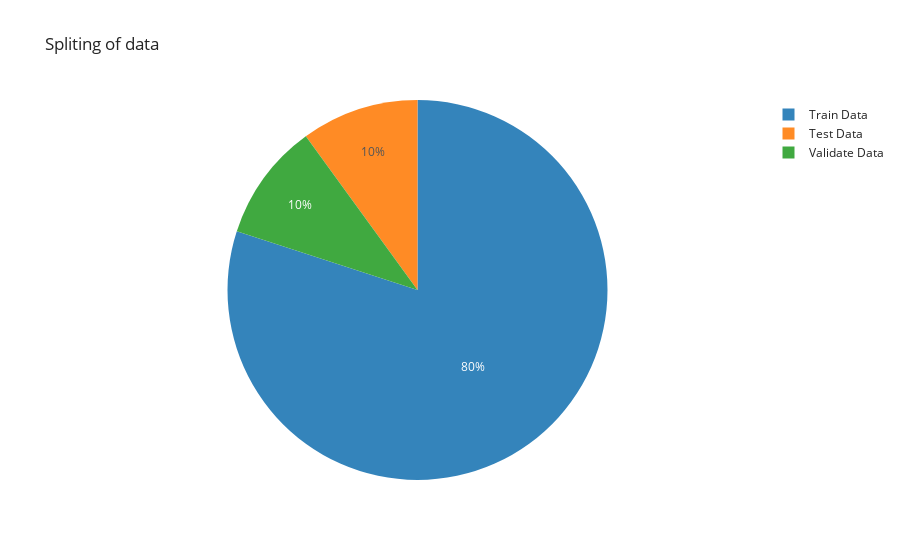

Source (notebook cell):
### Code cell
fig = px.pie(values=[x_train.shape[0], x_test.shape[0], x_val.shape[0]],
        names=['Train Data','Test Data','Validate Data'],
        hover_name=['Train Data','Test Data','Validate Data'],
        title="Spliting of data",
        opacity=0.9,
        template='simple_white')

fig.show()

### Figure 1 — Plotly figure (JSON) as saved in the notebook; plotly's stock layout.template omitted (floating-point values rounded to 4 significant figures)
{"data": [{"domain": {"x": [0, 1], "y": [0, 1]}, "hovertemplate": "<b>%{hovertext}</b><br><br>label=%{label}<br>value=%{value}<extra></extra>", "hovertext": ["Train Data", "Test Data", "Validate Data"], "labels": ["Train Data", "Test Data", "Validate Data"], "legendgroup": "", "name": "", "opacity": 0.9, "showlegend": true, "type": "pie", "values": [8000, 1000, 1000]}], "layout": {"legend": {"tracegroupgap": 0}, "title": {"text": "Spliting of data"}}}
